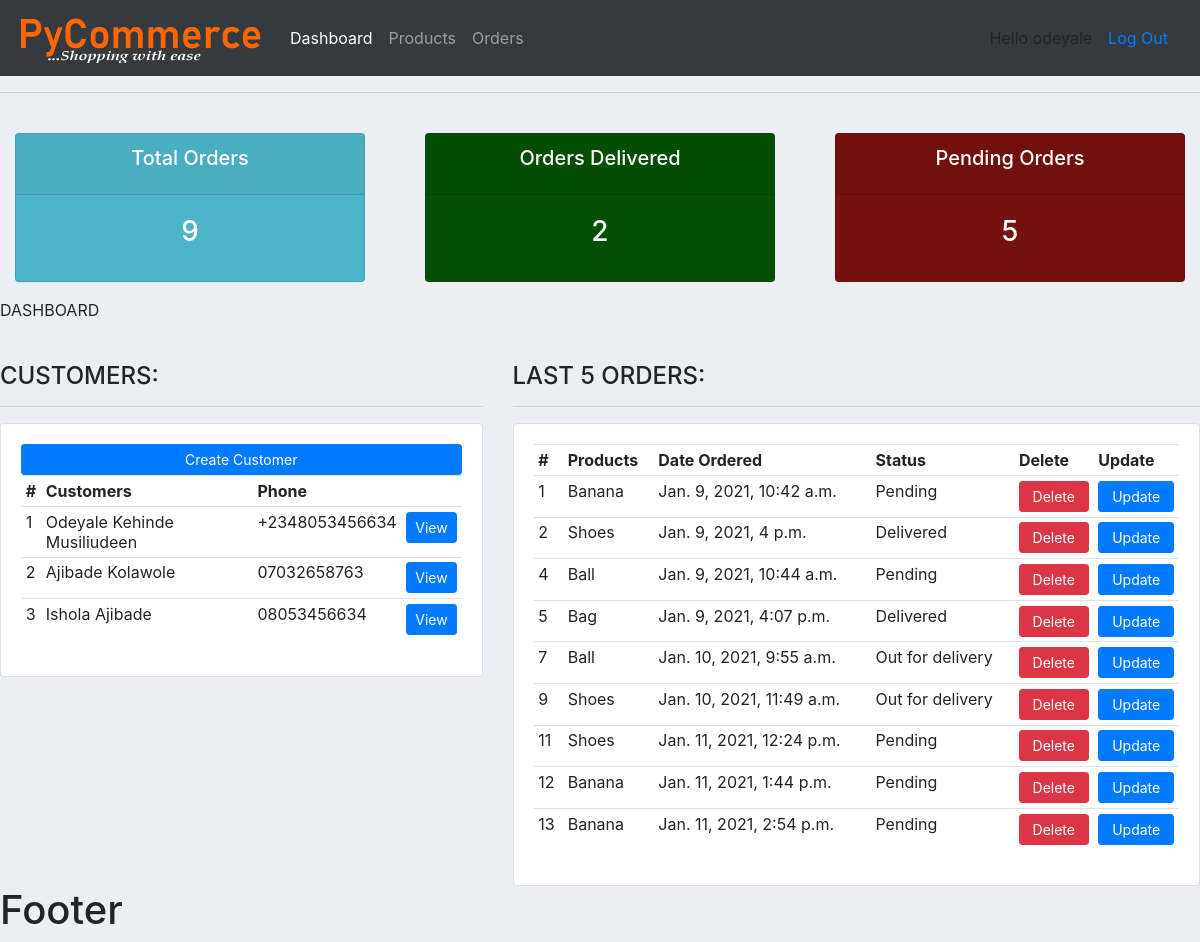
The app's page / (signed in) with its own data.
### accounts/models.py (models this page shows, shortened)
class Customer(models.Model):
    name = models.CharField(max_length=200, null=True)
    phone = models.CharField(max_length=200, null=True)
    email = models.CharField(max_length=200, null=True)
    date_created = models.DateTimeField(auto_now=True, null=True)

class Order(models.Model):
    STATUS = (('Pending', 'Pending'),
              ('Out for delivery', 'Out for delivery'),
              ('Delivered', 'Delivered') )
    status = models.CharField(max_length=200, null=True, choices=STATUS)
    customer = models.ForeignKey(Customer, null=True, on_delete=models.SET_NULL)
    product = models.ForeignKey(Product, null=True, on_delete=models.SET_NULL)
    date_created = models.DateTimeField(auto_now=True, null=True)

class Product(models.Model):
    CATEGORY = (('Indoor', 'Indoor'),
              ('Outdoor', 'Outdoor'))
    name = models.CharField(max_length=200, null=True)
    description = models.TextField(max_length=300, null=True)
    price = models.FloatField(null=True)
    category = models.CharField(max_length=200, null=True, choices=CATEGORY)
    date_created = models.DateTimeField(auto_now=True, null=True)
    tag = models.ManyToManyField(Tag)

### accounts/views.py (the view)
# urls.py: path('', views.home, name='home'),
@login_required(login_url='login')
def home(request):
    orders = Order.objects.all()
    customers = Customer.objects.all()
    delivered = orders.filter(status='Delivered').count()
    pending = orders.filter(status='Pending').count()
    total_order = orders.count()
    context = {'orders': orders, 'customers':customers, 'delivered':delivered, 'pending':pending, 'total_order':total_order}
    return render(request, 'accounts/dashboard.html', context)

### accounts/templates/accounts/dashboard.html
{% extends 'accounts/main.html' %}
{% block content %}
{% include 'accounts/status.html' %}
<p>DASHBOARD</p>
<br>
<div class="row">
  <div class="col-md-5">
      <h4>CUSTOMERS:</h4>
      <hr></hr>
      <div class="card card-body">
          <a class="btn btn-primary btn-sm btn-block" href="">Create Customer</a>
      <table class="table table-sm">
          <tr>
              <th>#</th>
              <th>Customers</th>
              <th>Phone</th>
              <th></th>
          </tr>
          {% for customer in customers %}
          <tr>
              <td>{{customer.id}}</td>
              <td>{{customer.name}}</td>
              <td>{{customer.phone}}</td>
              <td><a class="btn btn-primary btn-sm btn-block" href="{% url 'customer' customer.id %}">View</a></td>
                        </tr>
         {% endfor %}
      </table>
      </div>
  </div>
  <div class="col-md-7">
      <h4>LAST 5 ORDERS:</h4>
      <hr></hr>
      <div class="card card-body">
      <table class="table table-sm">
          <tr>
              <th>#</th>
              <th>Products</th>
              <th>Date Ordered</th>
              <th>Status</th>
              <th>Delete</th>
              <th>Update</th>
          </tr>
          {% for order in orders %}
          <tr>
              <td>{{order.id}}</td>
              <td>{{order.product.name}}</td>
              <td>{{order.date_created}}</td>
              <td>{{order.status}}</td>
              <td><a class="btn btn-danger btn-sm btn-block" href="{% url 'delete_order' order.id %}">Delete</a></td>
              <td><a class="btn btn-primary btn-sm btn-block" href="{% url 'update_order' order.id %}">Update</a></td>
          </tr>
         {% endfor %}
      </table>
      </div>
  </div>
</div>
{% endblock %}

### accounts/templates/accounts/navbar.html (shortened to what this page needs)
{% load static %}
<nav class="navbar navbar-expand-lg navbar-dark bg-dark">
    <a class="navbar-brand" href="/"><img src="{% static '/images/logo1.png'%}"></a>
    <div class="collapse navbar-collapse" id="navbarNav">
      <ul class="navbar-nav">
        <li class="nav-item active">
          <a class="nav-link" href="{% url 'home' %}">Dashboard <span class="sr-only">(current)</span></a>
        </li>
        <li class="nav-item">
          <a class="nav-link" href="{% url 'products' %}">Products</a>
        </li>
        <li class="nav-item">
          <a class="nav-link" href="{% url 'orders' %}">Orders</a>
        </li>
      </ul>
    </div>
    <span>Hello {{request.user}}</span>
    <span><a class="nav-link" href="{% url 'login' %}">Log Out</a></span>
  </nav>

### accounts/static/css/main.css (style rules this page uses)
body { background-color:#ebeff5; }

### records on screen
Customer: id "1", name "Odeyale Kehinde Musiliudeen", phone "+2348053456634"
Customer: id "2", name "Ajibade Kolawole", phone "07032658763"
Customer: id "3", name "Ishola Ajibade", phone "08053456634"
Order: id "1", product.name "Banana", date_created "Jan. 9, 2021, 10:42 a.m.", status "Pending"
Order: id "2", product.name "Shoes", date_created "Jan. 9, 2021, 4 p.m.", status "Delivered"
Order: id "4", product.name "Ball", date_created "Jan. 9, 2021, 10:44 a.m.", status "Pending"
Order: id "5", product.name "Bag", date_created "Jan. 9, 2021, 4:07 p.m.", status "Delivered"
Order: id "7", product.name "Ball", date_created "Jan. 10, 2021, 9:55 a.m.", status "Out for delivery"
Order: id "9", product.name "Shoes", date_created "Jan. 10, 2021, 11:49 a.m.", status "Out for delivery"
Order: id "11", product.name "Shoes", date_created "Jan. 11, 2021, 12:24 p.m.", status "Pending"
Order: id "12", product.name "Banana", date_created "Jan. 11, 2021, 1:44 p.m.", status "Pending"
Order: id "13", product.name "Banana", date_created "Jan. 11, 2021, 2:54 p.m.", status "Pending"

### other values on screen
{{ request.user }} "odeyale"
{{ total_order }} "9"
{{ delivered }} "2"
{{ pending }} "5"
